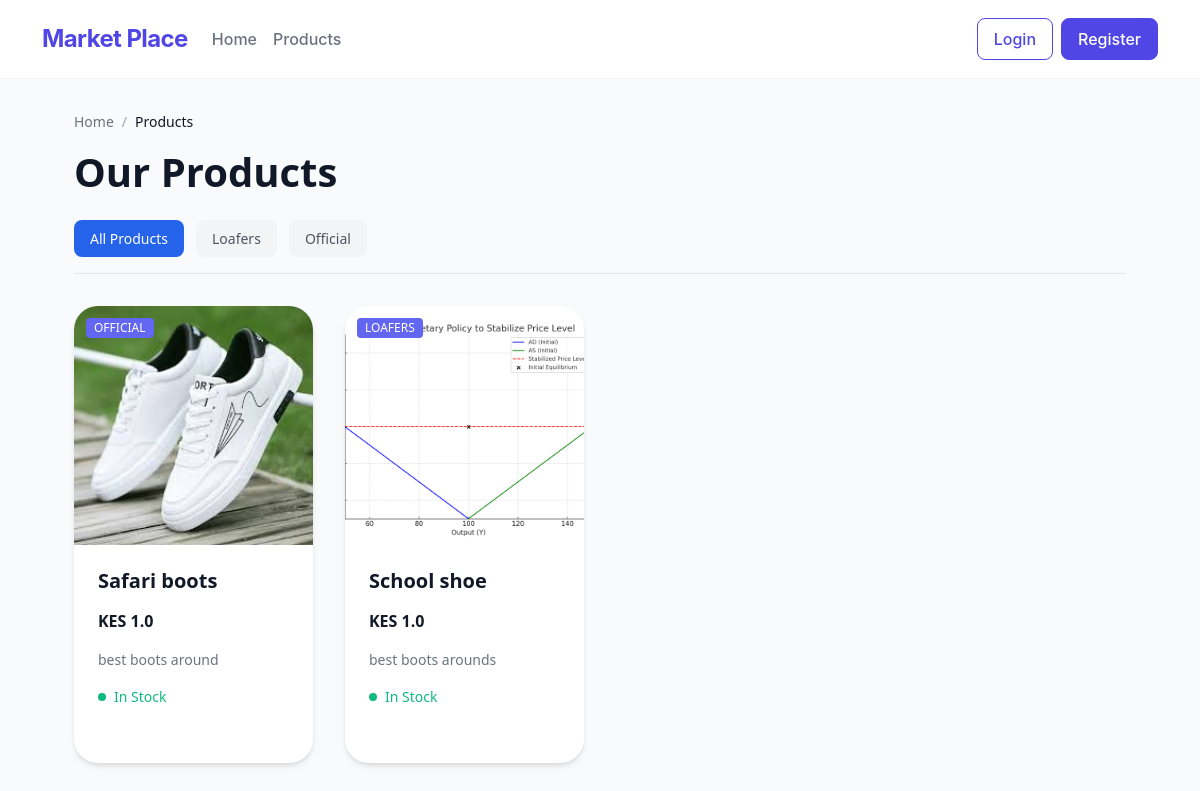
Page /products on the committed database.
### app.py (models this page shows)
class Category(db.Model):
    __tablename__ = 'categories'
    id = db.Column(db.Integer, primary_key=True)
    name = db.Column(db.String(100), unique=True, nullable=False)
    description = db.Column(db.String(500))
    products = db.relationship('Product', backref='category', lazy=True)

class Product(db.Model):
    __tablename__ = 'products'
    id = db.Column(db.Integer, primary_key=True)
    name = db.Column(db.String(100), nullable=False)
    description = db.Column(db.String(500), nullable=True)
    price = db.Column(db.Float, nullable=False)
    stock_quantity = db.Column(db.Integer, nullable=False)
    category_id = db.Column(db.Integer, db.ForeignKey('categories.id'), nullable=False)
    order_items = db.relationship('OrderItem', backref='product', lazy=True)
    images = db.relationship('ProductImage', backref='product', lazy=True)

class ProductImage(db.Model):
    __tablename__ = 'product_images'
    id = db.Column(db.Integer, primary_key=True)
    product_id = db.Column(db.Integer, db.ForeignKey('products.id'), nullable=False)
    image_url = db.Column(db.String(200), nullable=False)

### app.py (the view)
@app.route('/products')
def products():
    category_id = request.args.get('category_id', type=int)
    selected_category = None
    if category_id:
        selected_category = Category.query.get_or_404(category_id)
        products = Product.query.filter_by(category_id=category_id).all()
    else:
        products = Product.query.all()
    categories = Category.query.all()
    return render_template('products.html',
                           products=products,
                           categories=categories,
                           selected_category=selected_category)

### app.py (called while the page is built)
def get_cart_unique_items():
    if 'user_id' in session:
        order = Order.query.filter_by(user_id=session['user_id'], status="Pending").first()
        if order:
            return OrderItem.query.filter_by(order_id=order.id).count()
    return 0

@app.context_processor
def inject_cart_count():
    return dict(cart_count=get_cart_unique_items())

### templates/products.html (shortened to what this page needs)
{% extends 'base.html' %}
{% block content %}
<div class="products-container">
    <nav class="breadcrumb">
        <a href="{{ url_for('home') }}">Home</a>
        <span>/</span>
        <span class="current">Products</span>
    </nav>
    <div class="products-header">
        <h1>Our Products</h1>
        <div class="category-nav">
            <a href="{{ url_for('products') }}"
               class="category-link {% if not selected_category %}active{% endif %}">
                All Products
            </a>
            {% for category in categories %}
            <a href="{{ url_for('products', category_id=category.id) }}"
               class="category-link {% if selected_category and selected_category.id == category.id %}active{% endif %}">
                {{ category.name }}
            </a>
            {% endfor %}
        </div>
    </div>
    <div class="products-grid">
        {% for product in products %}
        <a href="{{ url_for('product_detail', product_id=product.id) }}" class="product-card-link">
            <div class="product-card">
                <div class="product-image">
                    <div class="image-badges">
                        <span class="badge category">{{ product.category.name }}</span>
                    </div>
                    {% if product.images %}
                        <img src="{{ url_for('static', filename='uploads/' + product.images[0].image_url) }}"
                             alt="Image of {{ product.name }}">
                    {% else %}
                        <div class="no-image">
                            <i class="bi bi-image"></i>
                            <p>No image available</p>
                        </div>
                    {% endif %}
                </div>
                <div class="product-content">
                    <h2 class="product-title">{{ product.name }}</h2>
                    <div class="price-section">
                        <span class="current-price">KES {{ product.price }}</span>
                    </div>
                    <p class="product-description">{{ product.description|truncate(100) }}</p>
                    <div class="stock-status {% if product.stock_quantity > 0 %}in-stock{% else %}out-of-stock{% endif %}">
                        <div class="stock-indicator">
                            <div class="indicator-dot"></div>
                            {% if product.stock_quantity > 0 %}
                                <span>In Stock</span>
                            {% else %}
                                <span>Out of Stock</span>
                            {% endif %}
                        </div>
                    </div>
                </div>
            </div>
        </a>
        {% else %}
        <div class="no-products">
            <p>No products found in this category.</p>
        </div>
        {% endfor %}
    </div>
</div>
{% endblock %}

### templates/base.html (shortened to what this page needs)
<!DOCTYPE html>
<html lang="en">
<head>
    <link rel="stylesheet" href="https://cdn.jsdelivr.net/npm/bootstrap-icons@1.7.2/font/bootstrap-icons.css">
    <link rel="stylesheet" href="https://cdn.jsdelivr.net/npm/bootstrap@5.3.1/dist/css/bootstrap.min.css">
    <link rel="stylesheet" href="{{ url_for('static', filename='css/styles.css') }}">
</head>
<body>
    <nav class="navbar navbar-expand-lg navbar-custom sticky-top">
        <div class="container">
            <a class="navbar-brand" href="{{ url_for('home') }}">Market Place</a>
            <div class="collapse navbar-collapse" id="navbarNav">
                <ul class="navbar-nav me-auto">
                    <li class="nav-item"><a class="nav-link" href="{{ url_for('home') }}">Home</a></li>
                    <li class="nav-item"><a class="nav-link" href="{{ url_for('products') }}">Products</a></li>
                </ul>
                <ul class="navbar-nav">
                    {% if session.get('user_id') %}
                    <li class="nav-item dropdown">
                        <a class="nav-link dropdown-toggle" href="#" id="userDropdown" data-bs-toggle="dropdown">
                            <i class="bi bi-person-circle me-1"></i>{{ session.get('user_name') }}
                        </a>
                        <ul class="dropdown-menu dropdown-menu-end">
                            <li><a class="dropdown-item" href="{{ url_for('my_orders') }}">
                                <i class="bi bi-clock-history me-2"></i>My Orders</a>
                            </li>
                            <li><a class="dropdown-item" href="{{ url_for('logout') }}">
                                <i class="bi bi-box-arrow-right me-2"></i>Logout</a>
                            </li>
                        </ul>
                    </li>
                    {% else %}
                    <li class="nav-item">
                        <a class="btn btn-outline-primary me-2" href="{{ url_for('login') }}">Login</a>
                    </li>
                    <li class="nav-item">
                        <a class="btn btn-primary" href="{{ url_for('register') }}">Register</a>
                    </li>
                    {% endif %}
                </ul>
            </div>
        </div>
    </nav>
    <div class="container my-4">
        {% block content %}{% endblock %}
    </div>
</body>
</html>

### static/css/styles.css (style rules this page uses)
.breadcrumb { display: flex; gap: 0.5rem; align-items: center; margin-bottom: 2rem; font-size: 0.875rem; color: #6b7280; }
.breadcrumb a { color: #6b7280; text-decoration: none; transition: color 0.2s; }
.breadcrumb .current { color: #000; font-weight: 500; }
.image-badges { position: absolute; top: 1rem; left: 1rem; z-index: 10; display: flex; gap: 0.5rem; }
.badge { padding: 0.5rem 1rem; border-radius: 2rem; font-size: 0.875rem; font-weight: 500; text-transform: uppercase; }
.price-section { display: flex; align-items: center; gap: 1rem; }
.current-price { font-size: 2rem; font-weight: 600; color: #000; }
.product-description { color: #4b5563; line-height: 1.8; margin-bottom: 2rem; font-size: 1.125rem; }
.stock-status { margin-bottom: 2rem; }
.stock-indicator { display: flex; align-items: center; gap: 0.75rem; }
.indicator-dot { width: 8px; height: 8px; border-radius: 50%; animation: pulse 2s infinite; }
.in-stock .indicator-dot { background: #059669; }
html { scroll-behavior: smooth; }

### templates/base.html (style rules this page uses)
:root { --primary-color: #4F46E5; --hover-color: #4338CA; --background-light: #F9FAFB; --text-primary: #111827; --text-secondary: #6B7280; }
body { font-family: 'Inter', system-ui, -apple-system, sans-serif; background-color: var(--background-light); color: var(--text-primary); }
.navbar-custom { background-color: rgba(255, 255, 255, 0.95); backdrop-filter: blur(10px); border-bottom: 1px solid rgba(229, 231, 235, 0.5); padding: 1rem 0; }
.navbar-custom .navbar-brand { font-size: 1.5rem; font-weight: 700; color: var(--primary-color); letter-spacing: -0.025em; }
.navbar-custom .nav-link { color: var(--text-secondary); font-weight: 500; padding: 0.5rem 1rem; transition: all 0.2s ease; border-radius: 0.5rem; }
.btn { padding: 0.5rem 1rem; font-weight: 500; border-radius: 0.5rem; transition: all 0.2s ease; }
.btn-primary { background-color: var(--primary-color); border-color: var(--primary-color); }
.btn-outline-primary { color: var(--primary-color); border-color: var(--primary-color); }

### rows in the picture
Category: name "Loafers"
Category: name "Official"
Product: category.name "OFFICIAL", image_url (picture), name "Safari boots", price "1.0", description "best boots around", stock_quantity "In Stock"
Product: category.name "LOAFERS", image_url (picture), name "School shoe", price "1.0", description "best boots arounds", stock_quantity "In Stock"
